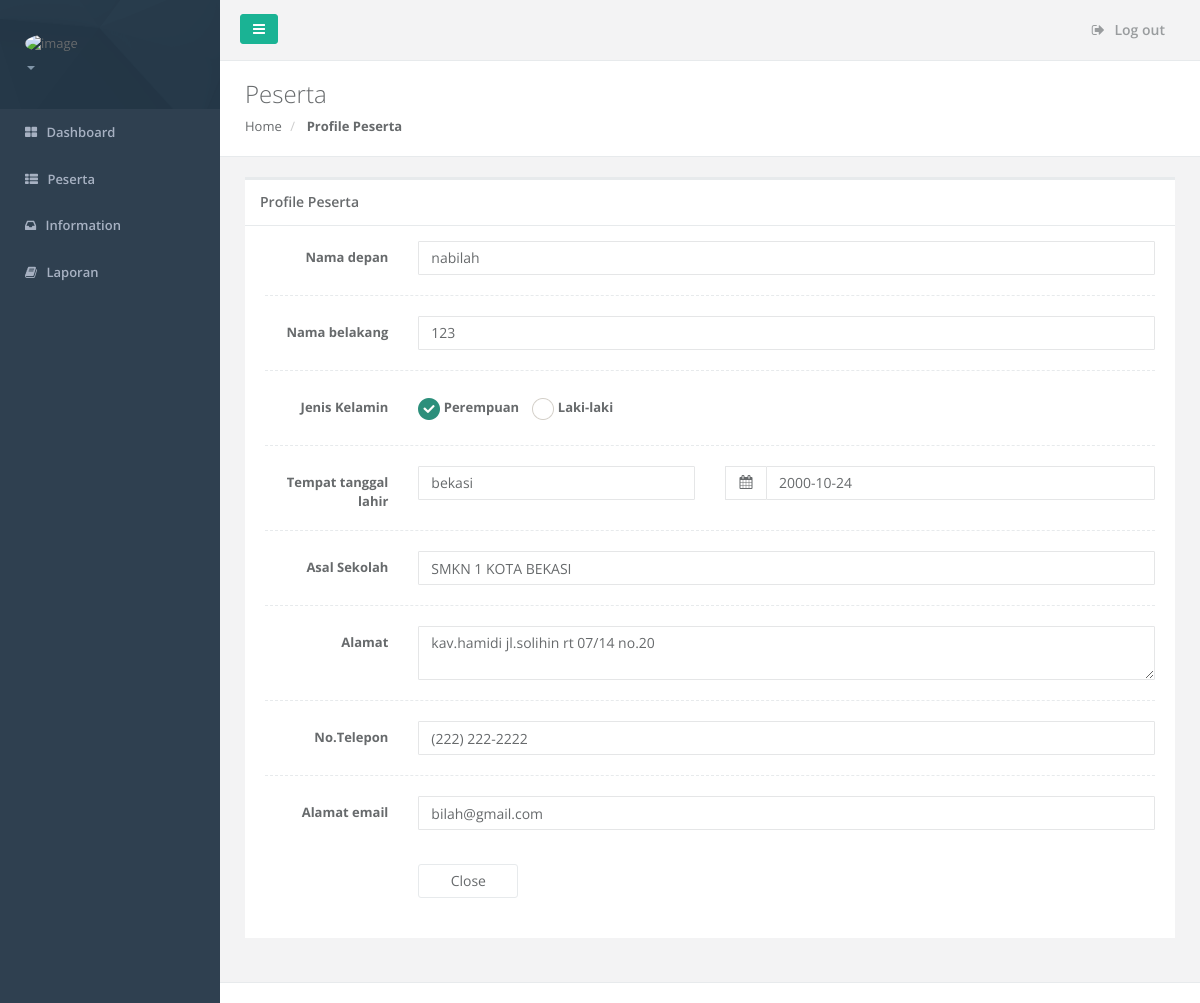
Page /Agent/profilPeserta.php?id=001 on the committed database.
### tables this page shows
CREATE TABLE IF NOT EXISTS `tbl_peserta` (
  `kode_peserta` varchar(50) NOT NULL,
  `nama_depan` varchar(50) NOT NULL,
  `nama_belakang` varchar(50) DEFAULT NULL,
  `jenis_kelamin` varchar(15) NOT NULL,
  `tempat_lahir` varchar(50) DEFAULT NULL,
  `tgl_lahir` date NOT NULL,
  `kode_sekolah` varchar(50) NOT NULL,
  `alamat_peserta` varchar(250) NOT NULL,
  `kode_provinsi` varchar(50) DEFAULT NULL,
  `kode_kabupaten` varchar(50) DEFAULT NULL,
  `kode_kecamatan` varchar(50) DEFAULT NULL,
  `telp_peserta` varchar(15) DEFAULT NULL,
  `email` varchar(50) DEFAULT NULL,
  `foto` varchar(255) DEFAULT NULL,
  `kode_agent` varchar(50) DEFAULT NULL,
  `kode_lokasi` varchar(50) DEFAULT NULL,
  `user_id` varchar(50) DEFAULT NULL,
  `tgl_daftar` date NOT NULL,
  PRIMARY KEY (`kode_peserta`)
);

CREATE TABLE IF NOT EXISTS `tbl_sekolah` (
  `kode_sekolah` varchar(50) NOT NULL,
  `nama_sekolah` varchar(50) NOT NULL,
  `alamat_sekolah` varchar(250) NOT NULL,
  `kode_provinsi` varchar(50) NOT NULL,
  `kode_kabupaten` varchar(50) NOT NULL,
  `kode_kecamatan` varchar(50) NOT NULL,
  `telp` varchar(15) NOT NULL,
  `kode_lokasi` varchar(50) NOT NULL,
  PRIMARY KEY (`kode_sekolah`)
);

### Agent/profilPeserta.php (the view, shortened to what this page needs)
<?php
    include('../koneksi.php');
    $id=$_GET['id'];
    $query = mysqli_query($conn,"SELECT a.kode_peserta, a.nama_depan, a.nama_belakang, a.tempat_lahir, a.jenis_kelamin, a.telp_peserta, a.email, a.tgl_lahir, b.nama_sekolah, a.kode_agent, a.alamat_peserta, b.kode_sekolah FROM tbl_peserta AS a inner join tbl_sekolah AS b on a.kode_sekolah = b.kode_sekolah WHERE a.kode_peserta = '$id' ");
    $row = mysqli_fetch_array($query);
?>
<!DOCTYPE html>
<html>
<head>
    <link href="../css/plugins/datapicker/datepicker3.css" rel="stylesheet" />
    <link href="../css/bootstrap.min.css" rel="stylesheet" />
    <link href="../font-awesome/css/font-awesome.css" rel="stylesheet" />
    <link href="../css/plugins/iCheck/custom.css" rel="stylesheet" />
    <link href="../css/animate.css" rel="stylesheet" />
    <link href="../css/style.css" rel="stylesheet" />
    <link href="../css/plugins/jasny/jasny-bootstrap.min.css" rel="stylesheet">
    <link href="../css/plugins/awesome-bootstrap-checkbox/awesome-bootstrap-checkbox.css" rel="stylesheet" />
</head>
<body>
<div id="wrapper">
    <?php
        include 'b.php';
    ?>
        <div class="row wrapper border-bottom white-bg page-heading">
            <div class="col-lg-10">
                <h2>Peserta</h2>
                <ol class="breadcrumb">
                    <li>
                        <a href="peserta.php?kode=<?php echo $row['kode_agent'] ?>">Home</a>
                    </li>
                    <li class="active">
                        <strong>Profile Peserta</strong>
                    </li>
                </ol>
            </div>
        </div>
        <div class="wrapper wrapper-content animated fadeInRight">
            <div class="row">
                <div class="col-lg-12">
                    <div class="ibox float-e-margins">
                        <div class="ibox-title">
                            <h5>Profile Peserta</h5>
                        </div>
                        <div class="ibox-content">
                            <form method="post" class="form-horizontal">
                                <div class="form-group"><label class="col-sm-2 control-label">Nama depan</label>
                                    <div class="col-sm-10"><input type="text" class="form-control" value="<?php echo $row['nama_depan']?>" /></div>
                                </div>
                                <div class="hr-line-dashed"></div>
                                <div class="form-group"><label class="col-sm-2 control-label">Nama belakang</label>
                                    <div class="col-sm-10"><input type="text" class="form-control" value="<?php echo $row['nama_belakang']?>" /></div>
                                </div>
                                <div class="hr-line-dashed"></div>
                                <div class="form-group"><label class="col-sm-2 control-label">Jenis Kelamin</label>
                                    <div class="col-sm-10">
                                        <div class="radio-inline i-checks"><label> <input type="radio" value="perempuan" name="a" <?php if($row['jenis_kelamin']=='perempuan'){echo "checked";} ?> /> Perempuan </label></div>
                                        <div class="radio-inline i-checks"><label> <input type="radio" value="laki-laki" name="a" <?php if($row['jenis_kelamin']=='laki-laki'){echo "checked";} ?> /> Laki-laki </label></div>
                                    </div>
                                </div>
                                <div class="hr-line-dashed"></div>
                                <div class="form-group" id="data_1"><label class="col-sm-2 control-label">Tempat tanggal lahir</label>
                                    <div class="col-sm-4"><input type="text" class="form-control" value="<?php echo $row['tempat_lahir']?>" /></div>
                                    <div class="col-sm-6">
                                        <div class="input-group date">
                                            <span class="input-group-addon"><i class="fa fa-calendar"></i></span><input type="text" class="form-control" value="<?php echo $row['tgl_lahir']?>"/>
                                        </div>
                                    </div>
                                </div>
                                <div class="hr-line-dashed"></div>
                                <div class="form-group"><label class="col-sm-2 control-label">Asal Sekolah</label>
                                    <div class="col-sm-10"><input type="text" class="form-control" value="<?php echo $row['nama_sekolah']?>" /></div>
                                </div>
                                <div class="hr-line-dashed"></div>
                                <div class="form-group"><label class="col-sm-2 control-label">Alamat</label>
                                    <div class="col-sm-10"><textarea class="form-control" rows="2" cols="12"><?php echo $row['alamat_peserta']?></textarea></div>
                                </div>
                                <div class="hr-line-dashed"></div>
                                <div class="form-group"><label class="col-sm-2 control-label">No.Telepon</label>
                                    <div class="col-sm-10"><input type="text" class="form-control" data-mask="(999) 999-9999" value="<?php echo $row['telp_peserta']?>" /></div>
                                </div>
                                <div class="hr-line-dashed"></div>
                                <div class="form-group"><label class="col-sm-2 control-label">Alamat email</label>
                                    <div class="col-sm-10"><input type="email" class="form-control" value="<?php echo $row['email']?>" /></div>
                                </div><br />
                                <div class="form-group">
                                    <div class="col-sm-2"></div>
                                    <div class="col-sm-10">
                                        <?php echo "<a href='peserta.php?kode=".$row['kode_agent']."' class='btn btn-white' style='width:100px;'>Close</a>" ?>
                                    </div>
                                </div>
                            </form>
                        </div>
                    </div>
                </div>
            </div>
        </div>
        <div class="footer">
        </div>
        </div>
        </div>
</body>
</html>

### rows in the picture
tbl_peserta: nama_depan "nabilah", nama_belakang "123", tempat_lahir "bekasi", tgl_lahir "2000-10-24", kode_sekolah.nama_sekolah "SMKN 1 KOTA BEKASI", alamat_peserta "kav.hamidi jl.solihin rt 07/14 no.20", telp_peserta "(222) 222-2222", email "bilah@gmail.com"
